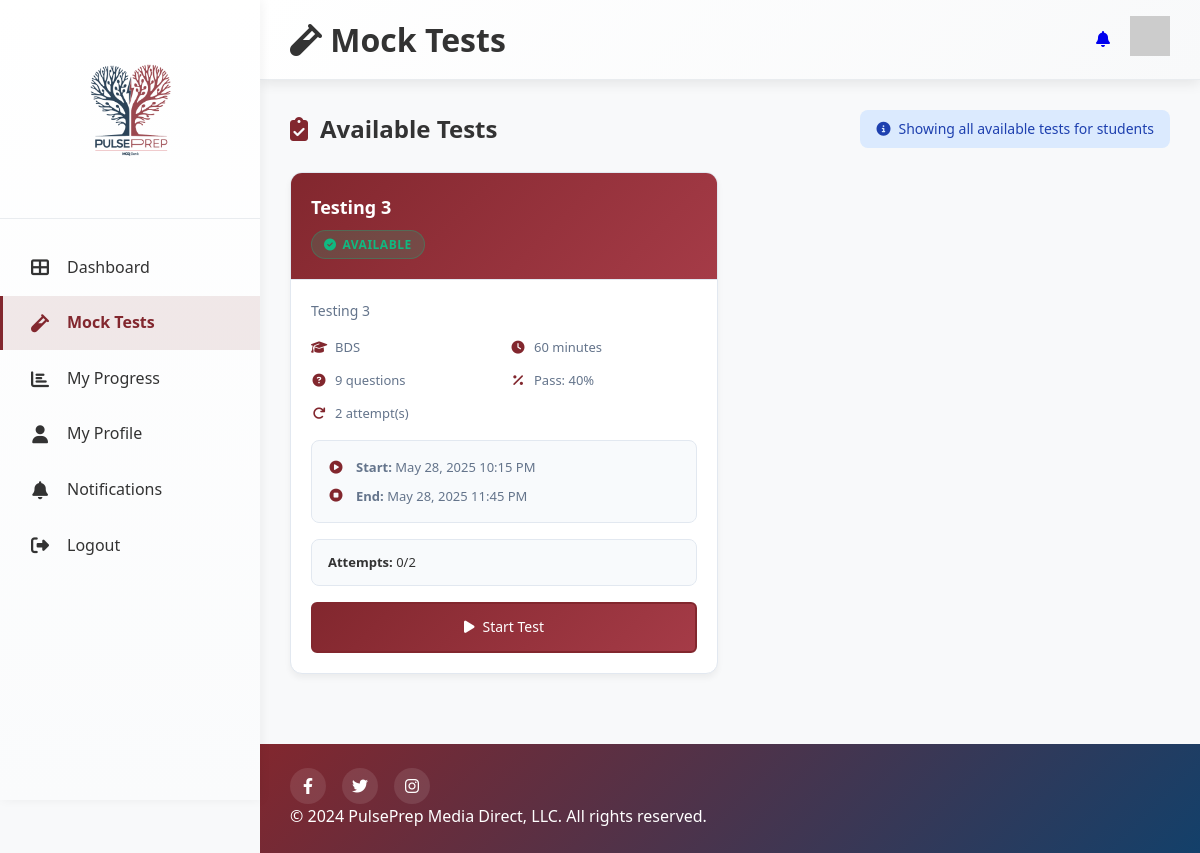
/mocktest/student/ (signed in), run on the app's committed database.
### mocktest/models.py (models this page shows, shortened)
class MockTest(models.Model):
    STATUS_CHOICES = [
        ('draft', 'Draft'),
        ('scheduled', 'Scheduled'),
        ('live', 'Live'),
        ('completed', 'Completed'),
    ]
    SELECTION_TYPE_CHOICES = [
        ('random', 'Random Selection'),
        ('manual', 'Manual Selection'),
    ]
    title = models.CharField(max_length=200)
    description = models.TextField(blank=True)
    degree = models.CharField(max_length=4, choices=Question.DEGREE_CHOICES, blank=True)
    year = models.CharField(max_length=3, choices=Question.YEAR_CHOICES, blank=True)
    block = models.CharField(max_length=100, blank=True)
    module = models.CharField(max_length=100, blank=True)
    subject = models.CharField(max_length=100, blank=True)
    topic = models.CharField(max_length=100, blank=True)
    duration_minutes = models.IntegerField(default=60)
    total_questions = models.IntegerField(default=50)
    passing_percentage = models.IntegerField(default=40)
    max_attempts = models.IntegerField(default=1)
    selection_type = models.CharField(max_length=10, choices=SELECTION_TYPE_CHOICES, default='random')
    easy_percentage = models.IntegerField(default=30)  # For random selection
    medium_percentage = models.IntegerField(default=50)
    hard_percentage = models.IntegerField(default=20)
    randomize_questions = models.BooleanField(default=True)
    randomize_options = models.BooleanField(default=True)
    show_explanations = models.BooleanField(default=True)
    start_datetime = models.DateTimeField()
    end_datetime = models.DateTimeField()
    status = models.CharField(max_length=10, choices=STATUS_CHOICES, default='draft')
    created_by = models.ForeignKey(settings.AUTH_USER_MODEL, on_delete=models.CASCADE, related_name='created_tests')
    created_at = models.DateTimeField(auto_now_add=True)
    updated_at = models.DateTimeField(auto_now=True)
    questions = models.ManyToManyField(Question, through='TestQuestion')
    class Meta:
        ordering = ['-created_at']

### mocktest/views.py (the view, shortened to what this page needs)
# urls.py: path('student/', views.student_mock_tests, name='student_mock_tests'),
@login_required
def student_mock_tests(request):
    user = request.user
    now = timezone.now()
    all_tests_for_update = MockTest.objects.all()
    for test in all_tests_for_update:
        if test.status == 'scheduled' and now >= test.start_datetime:
            test.status = 'live'
            test.save()
        elif test.status == 'live' and now > test.end_datetime:
            test.status = 'completed'
            test.save()
    tests = MockTest.objects.filter(status='live')
    user_attempts = TestAttempt.objects.filter(student=user).values('mock_test_id', 'status').order_by('-started_at')
    attempt_status = {}
    attempt_count = {}
    for test in tests:
        test.user_attempts = attempt_count.get(test.id, 0)
        test.can_attempt = test.user_attempts < test.max_attempts
        test.attempt_status = attempt_status.get(test.id, 'not_started')
    upcoming_tests = MockTest.objects.filter(
        start_datetime__gt=now
    ).order_by('start_datetime')[:5]
    context = {
        'active_tests': tests,
        'upcoming_tests': upcoming_tests,
        'user': user,
    }
    return render(request, 'mocktest/student_mock_tests.html', context)

### templates/mocktest/student_mock_tests.html (shortened to what this page needs)
{% load static %}
<!DOCTYPE html>
<html lang="en">
<head>
    <link rel="stylesheet" href="{% static 'css/DAstyles.css' %}">
    <link rel="stylesheet" href="{% static 'css/MQstyles.css' %}" />
    <link rel="stylesheet" href="https://cdnjs.cloudflare.com/ajax/libs/font-awesome/6.4.0/css/all.min.css" />
</head>
<body>
    <div class="container">
        <aside class="sidebar">
            <div class="logo-container">
                <img src="{% static 'images/Logo.png' %}" alt="PulsePrep Logo" class="logo" />
            </div>
            <nav class="nav-menu">
                <a href="{% url 'student_dashboard' %}" class="nav-item {% if request.resolver_match.url_name == 'student_dashboard' %}active{% endif %}">
                    <i class="fas fa-th-large"></i>
                    <span>Dashboard</span>
                </a>
                <a href="{% url 'student_mock_tests' %}" class="nav-item {% if request.resolver_match.url_name == 'student_mock_tests' %}active{% endif %}">
                    <i class="fas fa-vial"></i>
                    <span>Mock Tests</span>
                </a>
                <a href="#" class="nav-item">
                    <i class="fas fa-chart-bar"></i>
                    <span>My Progress</span>
                </a>
                <a href="{% url 'my_profile' %}" class="nav-item {% if request.resolver_match.url_name == 'my_profile' %}active{% endif %}">
                    <i class="fas fa-user"></i>
                    <span>My Profile</span>
                </a>
                <a href="{% url 'student_notifications' %}" class="nav-item {% if request.resolver_match.url_name == 'student_notifications' %}active{% endif %}">
                    <i class="fas fa-bell"></i>
                    <span>Notifications</span>
                </a>
                <a href="{% url 'logout' %}" class="nav-item">
                    <i class="fas fa-sign-out-alt"></i>
                    <span>Logout</span>
                </a>
            </nav>
        </aside>
        <main class="main-content">
            <header class="header">
                <h1><i class="fas fa-vial"></i> Mock Tests</h1>
                <div class="user-menu">
                    <a href="{% url 'student_notifications' %}">
                        <i class="fas fa-bell"></i>
                    </a>
                    <div class="avatar">
                        {% if user.profile_image %}
                            <img src="{{ user.profile_image.url }}" alt="{{ user.get_full_name }}" />
                        {% else %}
                            <img src="https://i.pravatar.cc/40?img=12" alt="User Avatar" />
                        {% endif %}
                    </div>
                </div>
            </header>
            <div class="dashboard-content">
                <section>
                    <div class="section-header">
                        <h2 class="section-title">
                            <i class="fas fa-clipboard-check"></i>
                            Available Tests
                        </h2>
                        <div class="info-banner">
                            <i class="fas fa-info-circle"></i>
                            <span>Showing all available tests for students</span>
                        </div>
                    </div>
                    {% if active_tests %}
                        <div class="test-grid">
                            {% for test in active_tests %}
                                <div class="test-card">
                                    <div class="test-card-header">
                                        <h3 class="test-title">{{ test.title }}</h3>
                                        {% if test.can_attempt %}
                                            <span class="test-status status-available">
                                                <i class="fas fa-check-circle"></i> Available
                                            </span>
                                        {% else %}
                                            <span class="test-status status-completed">
                                                <i class="fas fa-times-circle"></i> Max Attempts Reached
                                            </span>
                                        {% endif %}
                                    </div>
                                    <div class="test-card-body">
                                        {% if test.description %}
                                            <p class="test-description">{{ test.description }}</p>
                                        {% endif %}
                                        <div class="meta-grid">
                                            {% if test.degree %}
                                                <div class="meta-item">
                                                    <i class="fas fa-graduation-cap"></i>
                                                    <span>{{ test.get_degree_display }}</span>
                                                </div>
                                            {% endif %}
                                            <div class="meta-item">
                                                <i class="fas fa-clock"></i>
                                                <span>{{ test.duration_minutes }} minutes</span>
                                            </div>
                                            <div class="meta-item">
                                                <i class="fas fa-question-circle"></i>
                                                <span>{{ test.total_questions }} questions</span>
                                            </div>
                                            <div class="meta-item">
                                                <i class="fas fa-percentage"></i>
                                                <span>Pass: {{ test.passing_percentage }}%</span>
                                            </div>
                                            <div class="meta-item">
                                                <i class="fas fa-redo"></i>
                                                <span>{{ test.max_attempts }} attempt(s)</span>
                                            </div>
                                        </div>
                                        <div class="schedule-container">
                                            <div class="schedule-item">
                                                <i class="fas fa-play-circle"></i>
                                                <span><strong>Start:</strong> {{ test.start_datetime|date:"M d, Y g:i A" }}</span>
                                            </div>
                                            <div class="schedule-item">
                                                <i class="fas fa-stop-circle"></i>
                                                <span><strong>End:</strong> {{ test.end_datetime|date:"M d, Y g:i A" }}</span>
                                            </div>
                                        </div>
                                        <div class="attempt-info">
                                            <span><strong>Attempts:</strong> {{ test.user_attempts }}/{{ test.max_attempts }}</span>
                                        </div>
                                        <div class="test-actions">
                                            {% if test.can_attempt %}
                                                <a href="{% url 'take_test' test.id %}" class="btn btn-primary">
                                                    <i class="fas fa-play"></i>
                                                    {% if test.user_attempts > 0 %}Retake Test{% else %}Start Test{% endif %}
                                                </a>
                                            {% else %}
                                                <button class="btn btn-primary" disabled>
                                                    <i class="fas fa-ban"></i> No Attempts Left
                                                </button>
                                            {% endif %}
                                        </div>
                                    </div>
                                </div>
                            {% endfor %}
                        </div>
                    {% else %}
                        <div class="empty-state">
                            <i class="fas fa-clipboard-list"></i>
                            <h3>No Active Tests</h3>
                            <p>There are no tests available at the moment. Check back later!</p>
                        </div>
                    {% endif %}
                </section>
            </div>
            <footer class="footer">
                <div class="social-links">
                    <a href="#" title="Facebook"><i class="fab fa-facebook-f"></i></a>
                    <a href="#" title="Twitter"><i class="fab fa-twitter"></i></a>
                    <a href="#" title="Instagram"><i class="fab fa-instagram"></i></a>
                </div>
                <div class="copyright">
                    &copy; {{ current_year|default:"2024" }} PulsePrep Media Direct, LLC. All rights reserved.
                </div>
            </footer>
        </main>
    </div>
</body>
</html>

### data on the page
MockTest: title "Testing 3", shows "AVAILABLE", description "Testing 3", degree "BDS", duration_minutes "60", total_questions "9", passing_percentage "40", max_attempts "2", start_datetime "May 28, 2025 10:15 PM", end_datetime "May 28, 2025 11:45 PM", user_attempts "0", shows "Start Test"

### other printed values
{{ current_year|default:"2024" }} "2024"
